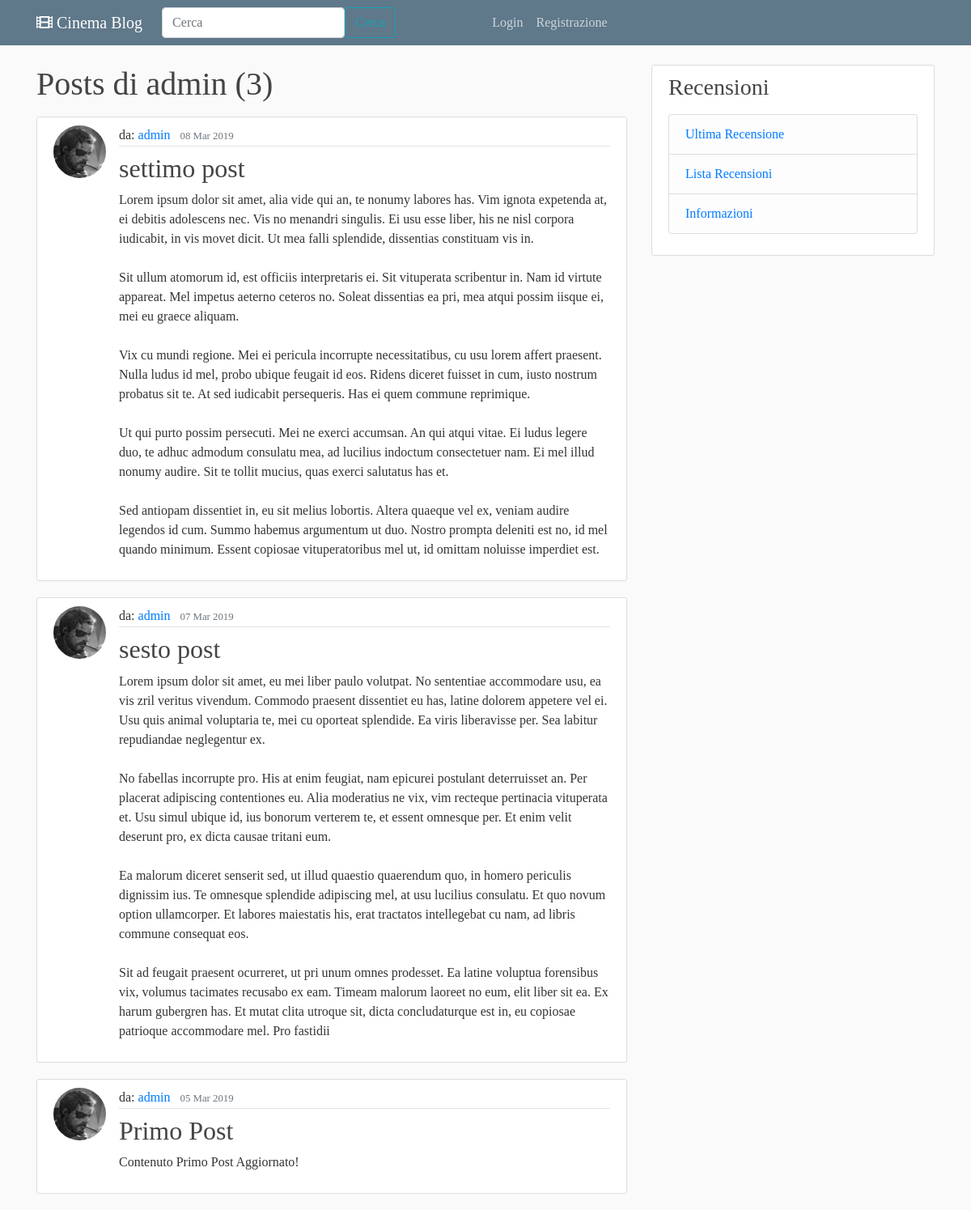
Screenshot of /user/admin/ with the database file from the repository.
### blog/models.py (models this page shows, shortened)
class Post(models.Model):
    title = models.CharField(max_length=100)
    content = models.TextField()
    date_posted = models.DateTimeField(default=timezone.now)
    author = models.ForeignKey(User, on_delete=models.CASCADE)

### users/models.py (models this page shows, shortened)
class Profile(models.Model):
    user = models.OneToOneField(User, on_delete=models.CASCADE)
    image = models.ImageField(default='default.jpg', upload_to='profile_pics')

### blog/views.py (the view)
# urls.py: path('user/<str:username>/', UserPostListView.as_view(), name = 'user-posts'),
class UserPostListView(ListView):
    model = Post
    template_name = "blog/user_posts.html"     #<app>/<model>_<viewtype>.html
    context_object_name = 'posts'
    paginate_by = 5
    def get_queryset(self):
        user = get_object_or_404(User, username=self.kwargs.get('username'))
        return Post.objects.filter(author=user).order_by('-date_posted')

### blog/templates/blog/user_posts.html (shortened to what this page needs)
{% extends 'blog/base.html' %}
{% block content %}
<h1 class="mb-3">Posts di {{ view.kwargs.username }} ({{ page_obj.paginator.count }})</h1>
{% for post in posts %}
<article class="media content-section">
    <img class="rounded-circle article-img" src="{{ post.author.profile.image.url }}">
    <div class="media-body">
        <div class="article-metadata">
           da: <a class="mr-2" href="{% url 'user-posts' post.author.username %}">{{ post.author }}</a>
            <small class="text-muted">{{ post.date_posted|date:"d M Y" }}</small>
        </div>
        <h2 class="mt-2"><a class="article-title" href="{% url 'post-detail' post.id %}">{{ post.title }}</a></h2>
        <p class="article-content">{{ post.content }}</p>
    </div>
</article>
{% endfor %}
{% endblock content %}

### blog/templates/blog/base.html (shortened to what this page needs)
{% load static %}
<!DOCTYPE html>
<html lang="it">
<head>
    <link rel="stylesheet" href="https://stackpath.bootstrapcdn.com/bootstrap/4.3.1/css/bootstrap.min.css">
    <link rel="stylesheet" type="text/css" href="{% static 'blog/main.css' %}">
    <link rel="stylesheet" href="https://use.fontawesome.com/releases/v5.7.2/css/all.css">
</head>
<body>
<header class="site-header">
    <nav class="navbar navbar-expand-md navbar-dark bg-steel fixed-top">
        <div class="container">
            <a class="navbar-brand mr-4" href="{% url 'blog-home' %}"><i class="fas fa-film"> </i> Cinema Blog</a>
            <div class="collapse navbar-collapse" id="navbarSupportedContent">
                  <form class="form-inline " action="{% url 'search-func' %}">
                      <input name="q" class="form-control " type="search" placeholder="Cerca" aria-label="Search">
                      <button class="btn btn-outline-info " type="submit">Cerca</button>
                  </form>
            <div class="collapse navbar-collapse" id="navbarToggle">
                <div class="navbar-nav offset-md-2">
                    {% if user.is_authenticated %}
                    <a class="nav-item nav-link" href="{% url 'post-create' %}">Crea Nuovo Post</a>
                    <a class="nav-item nav-link" href="{% url 'review-create' %}">Crea Nuova Recensione</a>
                    <a class="nav-item nav-link" href="{% url 'profile' %}">Profilo Utente ({{ user.username }})</a>
                    <a class="nav-item nav-link" href="{% url 'logout' %}">Logout</a>
                    {% else %}
                    <a class="nav-item nav-link" href="{% url 'login' %}">Login</a>
                    <a class="nav-item nav-link" href="{% url 'register' %}">Registrazione</a>
                    {% endif %}
                </div>
            </div>
        </div>
    </nav>
</header>
<main role="main" class="container">
    <div class="row">
        <div class="col-md-8">
            {% block content %}{% endblock %}
        </div>
        <div class="col-md-4">
            <div class="content-section">
                <h3>Recensioni</h3>
                <p class='text-muted'>
                <ul class="list-group">
                <li class="list-group-item list-group-item-light"><a href="{% url 'review-last' %}">Ultima Recensione</a></li>
                <li class="list-group-item list-group-item-light"><a href="{% url 'review-list' %}">Lista Recensioni</a></li>
                <li class="list-group-item list-group-item-light"><a href="{% url 'blog-about' %}"">Informazioni</a></li>
                </ul>
                </p>
            </div>
        </div>
    </div>
</main>
</body>
</html>

### blog/static/blog/main.css (style rules this page uses)
body { background: #fafafa; color: #333333; font-family: FOT-NewCinema B; margin-top: 5rem; }
h1, h2, h3, h4, h5, h6 { color: #444444; }
ul { margin: 0; }
.bg-steel { background-color: #5f788a; }
.site-header .navbar-nav .nav-link { color: #cbd5db; }
.content-section { background: #ffffff; padding: 10px 20px; border: 1px solid #dddddd; border-radius: 3px; margin-bottom: 20px; }
.article-title { color: #444444; }
.article-content { white-space: pre-line; }
.article-img { height: 65px; width: 65px; margin-right: 16px; }
.article-metadata { padding-bottom: 1px; margin-bottom: 4px; border-bottom: 1px solid #e3e3e3 }

### rows the page displays
Post: author.profile.image (picture), author "admin", date_posted "08 Mar 2019", title "settimo post", content "Lorem ipsum dolor sit amet, alia vide qui an, te nonumy labores has. Vim ignota expetenda at, ei debitis adolescens nec. Vis no menandri singulis. Ei usu esse liber, his ne nisl corpora iudicabit, in vis movet dicit. Ut mea falli splendide, dissentias constituam vis in. Sit ullum atomorum id, est officiis interpretaris ei. Sit vituperata scribentur in. Nam id virtute appareat. Mel impetus aeterno ceteros no. Soleat dissentias ea pri, mea atqui possim iisque ei, mei eu graece aliquam. Vix cu mundi regione. Mei ei pericula incorrupte necessitatibus, cu usu lorem affert praesent. Nulla ludus id mel, probo ubique feugait id eos. Ridens diceret fuisset in cum, iusto nostrum probatus sit te. At…"
Post: author.profile.image (picture), author "admin", date_posted "07 Mar 2019", title "sesto post", content "Lorem ipsum dolor sit amet, eu mei liber paulo volutpat. No sententiae accommodare usu, ea vis zril veritus vivendum. Commodo praesent dissentiet eu has, latine dolorem appetere vel ei. Usu quis animal voluptaria te, mei cu oporteat splendide. Ea viris liberavisse per. Sea labitur repudiandae neglegentur ex. No fabellas incorrupte pro. His at enim feugiat, nam epicurei postulant deterruisset an. Per placerat adipiscing contentiones eu. Alia moderatius ne vix, vim recteque pertinacia vituperata et. Usu simul ubique id, ius bonorum verterem te, et essent omnesque per. Et enim velit deserunt pro, ex dicta causae tritani eum. Ea malorum diceret senserit sed, ut illud quaestio quaerendum quo, in…"
Post: author.profile.image (picture), author "admin", date_posted "05 Mar 2019", title "Primo Post", content "Contenuto Primo Post Aggiornato!"

### other values shown
{{ view.kwargs.username }} "admin"
{{ page_obj.paginator.count }} "3"
